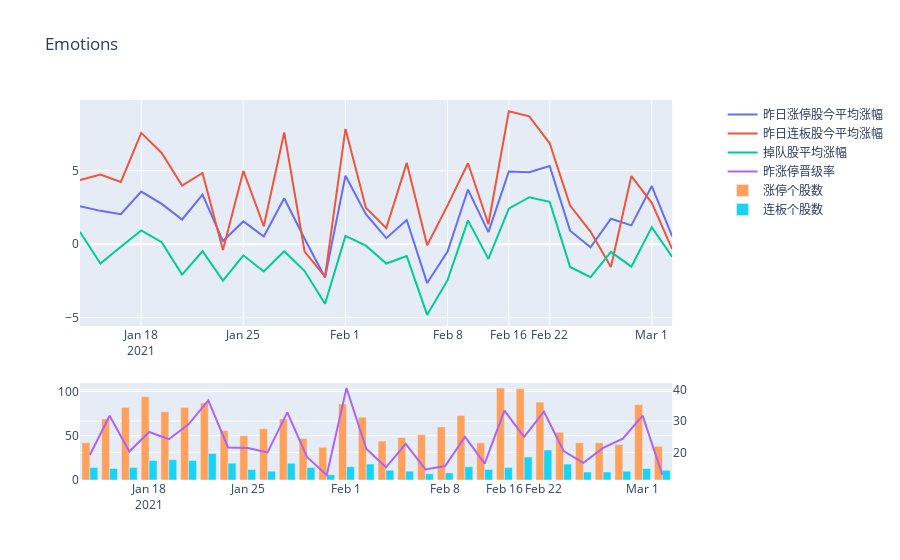

Notebook code for this chart:
### Markdown cell above
### 复盘
* [选股宝精选](https://xuangubao.cn/jingxuan): 大盘复盘，机构龙虎榜，游资龙虎榜
* [短线消息](https://www.aigupiao.com/news/igp_sina.php)：爱股票
* 行业回顾
* 概念回顾
* 强势股回顾

### Code cell
upstop_trend_df = upstop_trend(df, end_date, n_days=30)
plot_emo_trend(upstop_trend_df)
